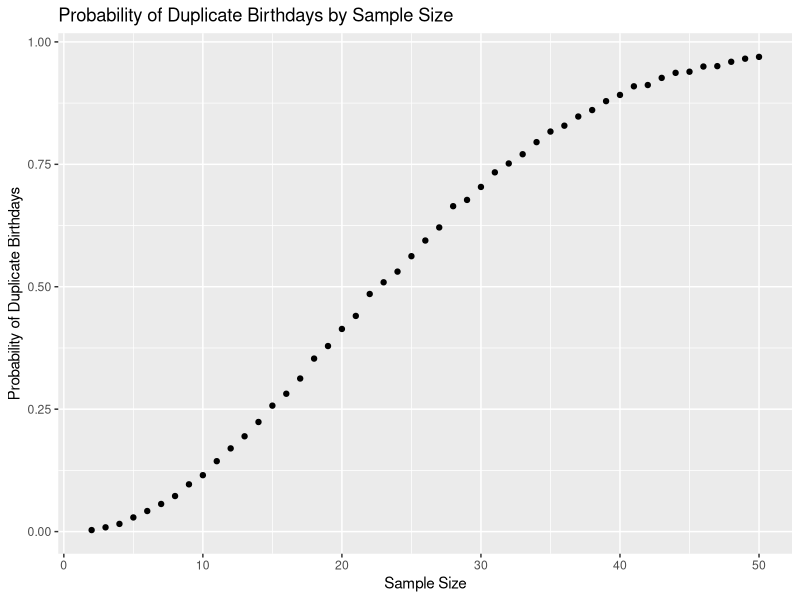

This figure's R source: (Note: a time limit stopped this script after it produced the figure.)
## ---- chunk 1
library(tidyverse)

## ---- chunk 2
dup_bdays = function(samp_size) {
  bday_vec <- sample(c(1:365), size = samp_size, replace = TRUE)

  if (n_distinct(bday_vec) < samp_size) {
    return(TRUE)
  } else {
    return(FALSE)
  } 
}

## ---- chunk 3

prob_by_size <- c()

for (sample_size in 2:50){
  num_dups = 0
  for (iteration in 1:10000) {
    if (dup_bdays(sample_size))
      num_dups = num_dups + 1
  }
  
  avg_prob = num_dups / 10000
  prob_by_size = append(prob_by_size, values = avg_prob)
}

dup_bday_tbl <-
  tibble(
    sample_size = 2:50,
    avg_prob = prob_by_size
  )

## ---- chunk 4
dup_bday_tbl %>% 
  ggplot(aes(x = sample_size, y = avg_prob)) +
  geom_point() +
  xlab("Sample Size") +
  ylab("Probability of Duplicate Birthdays") +
  ggtitle("Probability of Duplicate Birthdays by Sample Size")


## ---- chunk 5
n <- 30
sigma <- 5
pop_param <- 0

x_bar_vec <- c()
p_val_vec <- c()

for (iter in 1:5000) {
  rand_samp <- rnorm(n, pop_param, sigma)
  x_bar <- mean(rand_samp)
  x_bar_vec = c(x_bar_vec, values = x_bar)
  
  p_val <- 
    t.test(rand_samp, mu = 0, conf.level = 0.95) %>%
    broom::tidy() %>% 
    pull(p.value)
    
  p_val_vec = c(p_val_vec, p_val)
  
}

t_test_results <- tibble(
  samp_avg = x_bar_vec,
  p_val = p_val_vec
)


## ---- chunk 6
gen_test_data <- function(pop_param_vec, n, sigma, results) {
  x_bar_vec <- numeric()
  p_val_vec <- numeric()
  for (val in pop_param_vec) {
    print(val)
    for (iter in 1:5000) {
      rand_samp <- rnorm(n, val, sigma)
      x_bar <- mean(rand_samp)
      x_bar_vec <- c(x_bar_vec, x_bar)
      
      p_val <- 
      t.test(rand_samp, mu = 0, conf.level = 0.95) %>%
      broom::tidy() %>% 
      pull(p.value)
      p_val_vec <- c(p_val_vec, p_val)
      
    }
  }
  results <- bind_rows(results, tibble(samp_avg = x_bar_vec, p_val = p_val_vec))
  return(results)
}

## ---- chunk 7
mu_vec <- c(1, 2, 3, 4, 5, 6)
t_test_results <- gen_test_data(mu_vec, n, sigma, t_test_results)

pwr_df <- tibble(
    pop_mean = c(0, 1, 2, 4, 5, 6),
    random_samples = list(t_test_results)
  )
head(pwr)


## ---- chunk 8
pwr_df %>% 
  unnest() %>% 
  filter(p_val < 0.05) %>% 
  ggplot(aes(x = factor(pop_mean), color = pop_mean)) +
  geom_bar()


pwr_df %>% 
  unnest(random_samples) %>% 
  group_by(pop_mean) %>% 
  filter(p_val < 0.05) %>% 
  count()
